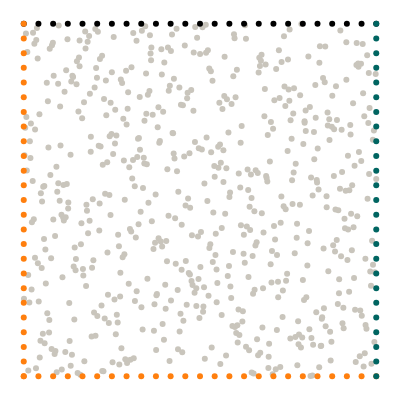

Notebook source saved alongside this figure:
### Markdown cell above
## Geometry

We want to model a quarter of a plate with an elliptical hole. The domain itself is represented by collocation points, the boundaries are represented by uniformly sampled points along the perimeter.

### Code cell
import torch
from torch.optim.lr_scheduler import StepLR
import numpy as np
from scipy.stats import qmc
from plotly.express.colors import sequential
import plotly.graph_objects as go
import plotly.figure_factory as ff
from tqdm import tqdm
import wandb
import matplotlib.pyplot as plt

torch.set_default_dtype(torch.float64)
from global_constants import L, B0, EPS0, MU, LBD

# Number of collocation points
N = 25

# Epochs
epochs = 1000
# Batch size
batch_size = 64
# Leanring rate
lr = 0.01 #normally 0.001
# Scheduler step width
scheduler_step = 250 #normally 2000
# Gamma factor of scheduler
scheduler_gamma = 0.5

# Number of hidden neurons
hn = 50

#Weight of dirichlet_losses left_l and top_l in comparison to right_l and bottom_l
W_RiTo = 1
# Weight of PDE loss
W_PDE = 0.01
# Weight of Neumann loss
W_NEU = 0.1
# Weight of data losses
W_STRESS = 0.0
W_DISP = 0.0


# Create collocation points
points = L * qmc.LatinHypercube(d=2).random(N**2)
collocation = torch.tensor(points, requires_grad=True).double()

# Boundary points
x_top = torch.linspace(0, L, N, requires_grad=True).double()
y_top = L * torch.ones((N, 1), requires_grad=True).double()
top = torch.column_stack([x_top, y_top]).double()

x_bottom = torch.linspace(0, L, N).double()
y_bottom = torch.zeros((N, 1)).double()
bottom = torch.column_stack([x_bottom, y_bottom]).double()

x_left = torch.zeros((N, 1)).double()
y_left = torch.linspace(0, L, N).double()
left = torch.column_stack([x_left, y_left]).double()

x_right = L * torch.ones((N, 1)).double()
y_right = torch.linspace(0, L, N).double()
right = torch.column_stack([x_right, y_right]).double()


# Visualize geometry
with torch.no_grad():
    mode = "markers"
    gray = dict(color="#C9C5BC")
    green = dict(color="#006561")
    black = dict(color="black")
    orange = dict(color="#ff7f0e")
    fig = go.Figure()
    fig.add_trace(go.Scatter(x=collocation[:, 0], y=collocation[:, 1], mode=mode, marker=gray))
    fig.add_trace(go.Scatter(x=top[:, 0], y=top[:, 1], mode=mode, marker=black))
    fig.add_trace(go.Scatter(x=bottom[:, 0], y=bottom[:, 1], mode=mode, marker=orange))
    fig.add_trace(go.Scatter(x=left[:, 0], y=left[:, 1], mode=mode, marker=orange))
    fig.add_trace(go.Scatter(x=right[:, 0], y=right[:, 1], mode=mode, marker=green))
    fig.layout.yaxis.scaleanchor = "x"
    fig.update_layout(
        template="none",
        width=400,
        height=400,
        margin=dict(l=0, r=0, b=0, t=0),
        showlegend=False,
    )
    fig.update_xaxes(visible=False)
    fig.update_yaxes(visible=False)
    fig.show()

### Figure 1 — Plotly figure (JSON) as saved in the notebook; plotly's stock layout.template omitted (floating-point values rounded to 4 significant figures; data arrays with more than 128 entries replaced by an {"elided": "..."} marker saying what was removed)
{"data": [{"marker": {"color": "#C9C5BC"}, "mode": "markers", "type": "scatter", "x": {"elided": "625 float values"}, "y": {"elided": "625 float values"}}, {"marker": {"color": "black"}, "mode": "markers", "type": "scatter", "x": [0, 0.04167, 0.08333, 0.125, 0.1667, 0.2083, 0.25, 0.2917, 0.3333, 0.375, 0.4167, 0.4583, 0.5, 0.5417, 0.5833, 0.625, 0.6667, 0.7083, 0.75, 0.7917, 0.8333, 0.875, 0.9167, 0.9583, 1], "y": [1, 1, 1, 1, 1, 1, 1, 1, 1, 1, 1, 1, 1, 1, 1, 1, 1, 1, 1, 1, 1, 1, 1, 1, 1]}, {"marker": {"color": "#ff7f0e"}, "mode": "markers", "type": "scatter", "x": [0, 0.04167, 0.08333, 0.125, 0.1667, 0.2083, 0.25, 0.2917, 0.3333, 0.375, 0.4167, 0.4583, 0.5, 0.5417, 0.5833, 0.625, 0.6667, 0.7083, 0.75, 0.7917, 0.8333, 0.875, 0.9167, 0.9583, 1], "y": [0, 0, 0, 0, 0, 0, 0, 0, 0, 0, 0, 0, 0, 0, 0, 0, 0, 0, 0, 0, 0, 0, 0, 0, 0]}, {"marker": {"color": "#ff7f0e"}, "mode": "markers", "type": "scatter", "x": [0, 0, 0, 0, 0, 0, 0, 0, 0, 0, 0, 0, 0, 0, 0, 0, 0, 0, 0, 0, 0, 0, 0, 0, 0], "y": [0, 0.04167, 0.08333, 0.125, 0.1667, 0.2083, 0.25, 0.2917, 0.3333, 0.375, 0.4167, 0.4583, 0.5, 0.5417, 0.5833, 0.625, 0.6667, 0.7083, 0.75, 0.7917, 0.8333, 0.875, 0.9167, 0.9583, 1]}, {"marker": {"color": "#006561"}, "mode": "markers", "type": "scatter", "x": [1, 1, 1, 1, 1, 1, 1, 1, 1, 1, 1, 1, 1, 1, 1, 1, 1, 1, 1, 1, 1, 1, 1, 1, 1], "y": [0, 0.04167, 0.08333, 0.125, 0.1667, 0.2083, 0.25, 0.2917, 0.3333, 0.375, 0.4167, 0.4583, 0.5, 0.5417, 0.5833, 0.625, 0.6667, 0.7083, 0.75, 0.7917, 0.8333, 0.875, 0.9167, 0.9583, 1]}], "layout": {"height": 400, "margin": {"b": 0, "l": 0, "r": 0, "t": 0}, "showlegend": false, "width": 400, "xaxis": {"visible": false}, "yaxis": {"scaleanchor": "x", "visible": false}}}
